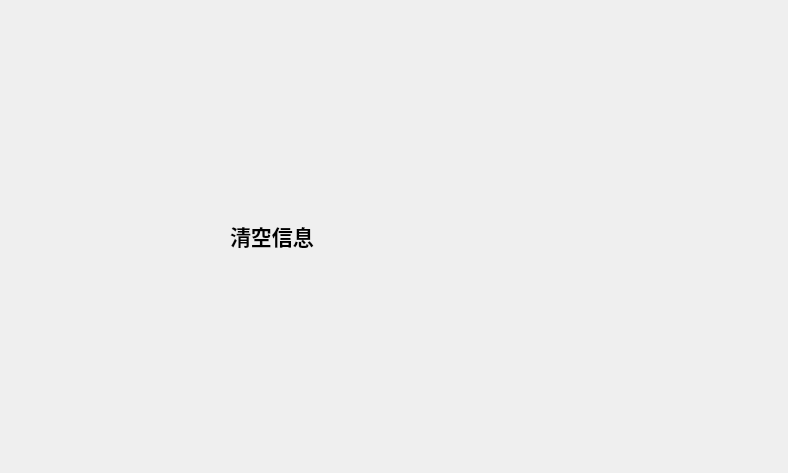
<?xml version="1.0" encoding="UTF-8"?>
<ui version="4.0">
 <class>ClearUserInfoDialog</class>
 <widget class="QDialog" name="ClearUserInfoDialog">
  <property name="geometry">
   <rect>
    <x>0</x>
    <y>0</y>
    <width>788</width>
    <height>473</height>
   </rect>
  </property>
  <property name="windowTitle">
   <string>Dialog</string>
  </property>
  <widget class="QLabel" name="label">
   <property name="geometry">
    <rect>
     <x>230</x>
     <y>180</y>
     <width>371</width>
     <height>111</height>
    </rect>
   </property>
   <property name="font">
    <font>
     <family>Arial Black</family>
     <pointsize>16</pointsize>
     <weight>75</weight>
     <bold>true</bold>
    </font>
   </property>
   <property name="text">
    <string>清空信息</string>
   </property>
  </widget>
 </widget>
 <resources/>
 <connections/>
</ui>
